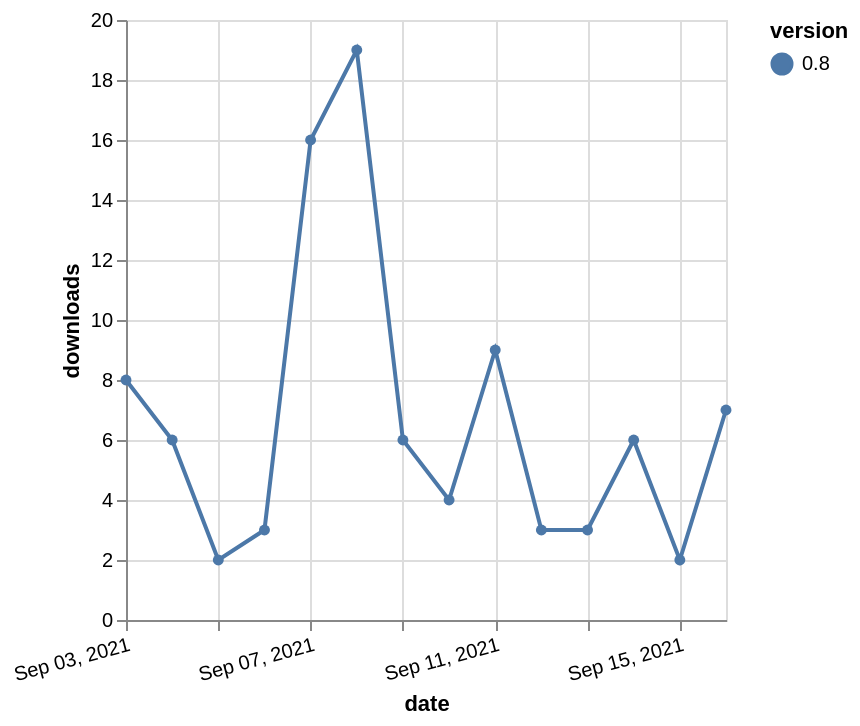

Here is the Vega-Lite specification saved for this chart:
### Vega-Lite specification from a JSON file in a GitHub repository (floating-point values rounded to 4 significant figures)
{"$schema": "https://vega.github.io/schema/vega-lite/v5.json", "description": "A simple bar chart with embedded data.", "data": {"values": [{"date": "2021-09-03", "total": 42214, "delta": 8, "version": "0.8"}, {"date": "2021-09-04", "total": 42220, "delta": 6, "version": "0.8"}, {"date": "2021-09-05", "total": 42222, "delta": 2, "version": "0.8"}, {"date": "2021-09-06", "total": 42225, "delta": 3, "version": "0.8"}, {"date": "2021-09-07", "total": 42241, "delta": 16, "version": "0.8"}, {"date": "2021-09-08", "total": 42260, "delta": 19, "version": "0.8"}, {"date": "2021-09-09", "total": 42266, "delta": 6, "version": "0.8"}, {"date": "2021-09-10", "total": 42270, "delta": 4, "version": "0.8"}, {"date": "2021-09-11", "total": 42279, "delta": 9, "version": "0.8"}, {"date": "2021-09-12", "total": 42282, "delta": 3, "version": "0.8"}, {"date": "2021-09-13", "total": 42285, "delta": 3, "version": "0.8"}, {"date": "2021-09-14", "total": 42291, "delta": 6, "version": "0.8"}, {"date": "2021-09-15", "total": 42293, "delta": 2, "version": "0.8"}, {"date": "2021-09-16", "total": 42300, "delta": 7, "version": "0.8"}]}, "width": "container", "mark": {"type": "line", "point": {"filled": true}}, "encoding": {"x": {"field": "date", "type": "temporal", "timeUnit": "yearmonthdate", "title": "date", "axis": {"labelAngle": -15}}, "y": {"field": "delta", "type": "quantitative", "title": "downloads"}, "color": {"field": "version", "type": "nominal"}, "tooltip": {"field": "delta"}}}
